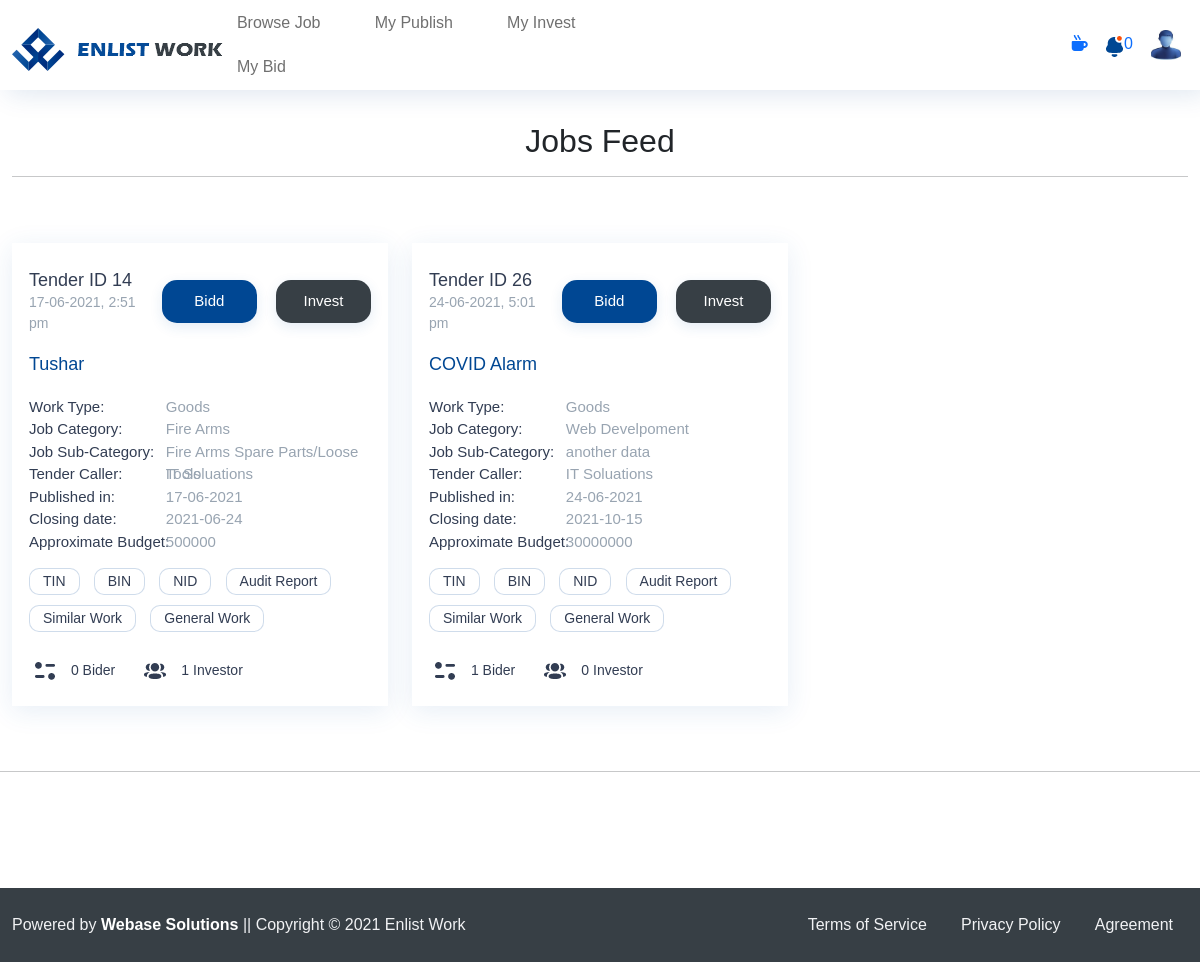
Page /index.php/browse_job/browse_all_boost_jobs on the committed database.
### tables this page shows
CREATE TABLE `job_boost_payment` (
  `id` int(11) NOT NULL,
  `user_id` int(11) NOT NULL,
  `post_id` int(11) NOT NULL,
  `account_no` varchar(20) NOT NULL,
  `txn_id` varchar(20) NOT NULL,
  `amount` varchar(20) NOT NULL,
  `status` int(11) NOT NULL,
  `created_at` timestamp NOT NULL DEFAULT current_timestamp() ON UPDATE current_timestamp()
);

CREATE TABLE `job_post` (
  `id` int(11) NOT NULL,
  `user_id` int(10) NOT NULL,
  `job_title` varchar(500) NOT NULL,
  `work_authority` varchar(191) NOT NULL,
  `work_category_id` varchar(191) NOT NULL,
  `sub_category_id` varchar(191) NOT NULL,
  `approximate_budget` varchar(100) DEFAULT NULL,
  `signup_date` varchar(191) NOT NULL,
  `work_completion_date` varchar(191) NOT NULL,
  `work_description` varchar(2000) NOT NULL,
  `qualifications` varchar(2000) NOT NULL,
  `terms_condition` varchar(2000) NOT NULL,
  `publish_date` varchar(191) NOT NULL,
  `submit_date` varchar(191) NOT NULL,
  `priority_of_works` varchar(191) NOT NULL,
  `need_bidder` varchar(100) DEFAULT NULL,
  `work_type_bidder` varchar(100) DEFAULT NULL,
  `spec` varchar(100) DEFAULT NULL,
  `catalog` varchar(100) DEFAULT NULL,
  `time` varchar(100) DEFAULT NULL,
  `workprocess` varchar(100) DEFAULT NULL,
  `manpower` varchar(100) DEFAULT NULL,
  `quotation` varchar(100) DEFAULT NULL,
  `tin_bidder` varchar(100) DEFAULT NULL,
  `bin_bidder` varchar(100) DEFAULT NULL,
  `nid_bidder` varchar(100) DEFAULT NULL,
  `taxreturn_bidder` varchar(100) DEFAULT NULL,
  `trade_licence_bidder` varchar(255) DEFAULT NULL,
  `audit_report_bidder` varchar(100) DEFAULT NULL,
  `audit_year_bidder` int(100) DEFAULT NULL,
  `similar_work_bidder` varchar(100) DEFAULT NULL,
  `similar_work_years_bidder` varchar(250) DEFAULT NULL,
  `similar_work_amount_bidder` varchar(250) DEFAULT NULL,
  `similar_work_exp_type_bidder` varchar(250) DEFAULT NULL,
  `work_order` varchar(191) DEFAULT NULL,
  `general_work_bidder` varchar(100) DEFAULT NULL,
  `security_bidder` varchar(100) DEFAULT NULL,
  `need_investor` varchar(100) DEFAULT NULL,
  `work_type_investor` varchar(100) DEFAULT NULL,
  `tin_investor` varchar(100) DEFAULT NULL,
  `bin_investor` varchar(100) DEFAULT NULL,
  `nid_investor` varchar(100) DEFAULT NULL,
  `taxreturn_investor` varchar(100) DEFAULT NULL,
  `trade_licence_investor` varchar(191) DEFAULT NULL,
  `audit_report_investor` varchar(100) DEFAULT NULL,
  `audit_year_investor` int(100) DEFAULT NULL,
  `similar_work_investor` varchar(100) DEFAULT NULL,
  `similar_work_years_investor` varchar(50) DEFAULT NULL,
  `similar_work_amount_investor` varchar(50) DEFAULT NULL,
  `similar_work_exp_type_investor` varchar(50) DEFAULT NULL,
  `general_work_investor` varchar(100) DEFAULT NULL,
  `investor_required` varchar(100) DEFAULT NULL,
  `investment_amount` varchar(100) DEFAULT NULL,
  `profit_share` varchar(100) DEFAULT NULL,
  `security_investor` varchar(100) DEFAULT NULL,
  `status` int(10) NOT NULL DEFAULT 1,
  `date_and_time` varchar(100) NOT NULL,
  `work_description_file` varchar(200) DEFAULT NULL,
  `qualifications_file` varchar(200) DEFAULT NULL,
  `terms_and_conditions_file` varchar(100) DEFAULT NULL,
  `remarks` varchar(10) NOT NULL,
  `boosted` int(11) NOT NULL
);

CREATE TABLE `master_category` (
  `id` int(10) NOT NULL,
  `category_name` varchar(60) NOT NULL,
  `status` int(10) NOT NULL
);

CREATE TABLE `master_sub_category` (
  `id` int(10) NOT NULL,
  `category_id` int(60) NOT NULL,
  `sub_category_name` varchar(60) NOT NULL,
  `status` int(10) NOT NULL
);

CREATE TABLE `basic` (
  `id` int(10) NOT NULL,
  `user_id` int(10) NOT NULL,
  `organization_name` varchar(500) NOT NULL,
  `office_address` varchar(500) NOT NULL,
  `web_address` varchar(100) NOT NULL,
  `official_contact` varchar(500) NOT NULL,
  `nid_card` varchar(100) NOT NULL,
  `tin` varchar(400) NOT NULL,
  `bin` varchar(300) NOT NULL,
  `established` varchar(20) NOT NULL,
  `number_of_employees` varchar(100) NOT NULL,
  `years_of_experiences` varchar(100) NOT NULL,
  `publisher` varchar(10) DEFAULT NULL,
  `investor` varchar(10) DEFAULT NULL,
  `bidder` varchar(10) DEFAULT NULL,
  `business_type` int(10) NOT NULL COMMENT '1=Govt,2=Private/Ltd/Group of Company,3=NGO/NPO,4=Individual',
  `company_logo` varchar(30) NOT NULL,
  `created_by` int(20) NOT NULL,
  `date_and_time` varchar(100) NOT NULL,
  `remarks` varchar(10) NOT NULL
);

### application/views/web/job/hot_jobs/hot_jobs_tpl.php (called while the page is built, shortened)
<?php $this->load->view('web/includes/head.php'); ?>
<?php $this->load->view('web/header/header.php'); ?>
<?php $this->load->view('web/job/hot_jobs/hot_jobs.php'); ?>

### application/controllers/Browse_job.php (called while the page is built, shortened)
<?php
class Browse_job extends CI_Controller
{
    public function __construct()
    {
        $this->load->model('Browse_job_model');
        $this->load->model('Job_view_model');
    }
    public function browse_all_boost_jobs()
    {
        $data['all_jobs'] = $this->Browse_job_model->browse_all_boost_job();
        $data['links'] = "";
        $this->load->view('web/job/hot_jobs/hot_jobs_tpl',$data);
    }
}

### index.php (called while the page is built, shortened)
<?php
require_once BASEPATH.'core/CodeIgniter.php';

### application/models/Browse_job_model.php (called while the page is built, shortened)
<?php
class Browse_job_model extends CI_Model
{
    public function browse_all_boost_job()
    {
        $this->db->select('job_boost_payment.*,job_post.*,basic.organization_name,master_category.category_name, master_sub_category.sub_category_name,master_work_authority.work_authority_name');
        $this->db->join('job_post', 'job_post.id =  job_boost_payment.post_id');
        $this->db->where('job_boost_payment.status', 1);
        $this->db->join('basic', 'basic.user_id = job_boost_payment.user_id', 'left');
        $this->db->join('master_category', 'master_category.id = job_post.work_category_id', 'left');
        $this->db->join('master_sub_category', 'master_sub_category.id = job_post.sub_category_id', 'left');
        $this->db->join('master_work_authority', 'master_work_authority.id = job_post.work_authority', 'left');
        $this->db->limit(5);
        $this->db->order_by('job_boost_payment.id', "desc");
        $query_result = $this->db->get('job_boost_payment');
        $result = $query_result->result();
        return $result;
    }
}

### application/models/Job_view_model.php (called while the page is built, shortened)
<?php
class Job_view_model extends CI_Model
{
    public function select_legal_information($id)
    {
        $this->db->select('*');
        $this->db->where('id', $id);
        $query_result = $this->db->get('job_post');
        $result = $query_result->row();
        return $result;
    }
    public function select_all_job_apply_bidder($id)
    {
        $this->db->select('count(id) total');
        $this->db->where('post_id', $id);
        $this->db->where('job_type', 1);
        $query_result = $this->db->get('job_apply');
        $result = $query_result->row();
        return $result;
    }
    public function select_all_job_apply_investor($id)
    {
        $this->db->select('count(id) total');
        $this->db->where('post_id', $id);
        $this->db->where('job_type', 2);
        $query_result = $this->db->get('job_apply');
        $result = $query_result->row();
        return $result;
    }
}

### application/views/web/job/hot_jobs/hot_jobs.php (the view, shortened to what this page needs)
 <main>
<section class="newjobs-area">
        <div class="container">
 <br><br>
             <br>
             <center><h2>Jobs Feed</h2></center>
             <hr>
                <div class="findwork-alljob">
                    <div id="ajaxdata" class="row">
                        <?php
                        if ($all_jobs) {
                            foreach ($all_jobs as $v_all_job) { ?>
                                <div class="col-lg-4 col-md-4">
                                <div class="findwork-singlejob">
                                    <div class="singlejob-time">
                                        <div class="singlejob-ids">
                                            <h4>Tender ID <?php echo $v_all_job->id; ?></h4>
                                            <p><?php echo $v_all_job->date_and_time; ?></p>
                                        </div>
                                        <div class="singlejob-anchors">
                                            <a href="<?php echo base_url() ?>welcome/sign_in">Bidd</a>
                                            <a href="<?php echo base_url() ?>welcome/sign_in">Invest</a>
                                        </div>
                                    </div>
                                    <h4><a href="#"><?php echo $v_all_job->job_title; ?></a></h4>
                                    <div class="singlejob-feature">
                                        <ul>
                                            <li>Work Type: <span>
                                            <?php
                                            if ($v_all_job->work_type_bidder == 1) {
                                                echo "Goods";
                                            } else if ($v_all_job->work_type_bidder == 2) {
                                                echo "Service";
                                            } else if ($v_all_job->work_type_bidder == 3) {
                                                echo "Work";
                                            } else if ($v_all_job->work_type_bidder == 4) {
                                                echo "Others";
                                            } ?>
                                        </span>
                                            </li>
                                            <li>Job Category: <span><?php echo $v_all_job->category_name; ?></span></li>
                                            <li>Job Sub-Category: <span><?php echo $v_all_job->sub_category_name; ?></span>
                                            </li>
                                            <li>Tender Caller: <span><?php echo $v_all_job->organization_name; ?></span>
                                            </li>
                                            <li>Published in: <span><?php echo $v_all_job->publish_date; ?></span></li>
                                            <li>Closing date: <span><?php echo $v_all_job->submit_date; ?></span></li>
                                            <li>Approximate Budget:
                                                <span><?php echo $v_all_job->approximate_budget; ?></span>
                                            </li>
                                        </ul>
                                    </div>
                                    <div class="singlejob-tags">
                                        <ul>
                                            <?php
                                            $legal = $this->Job_view_model->select_legal_information($v_all_job->id);
                                            ?>
                                            <?php if ($legal->tin_bidder) { ?>
                                                <li><a href="#"><?php echo $legal->tin_bidder; ?></a></li>
                                            <?php } ?>
                                            <?php if ($legal->bin_bidder) { ?>
                                                <li><a href="#"><?php echo $legal->bin_bidder; ?></a></li>
                                            <?php } ?>
                                            <?php if ($legal->nid_bidder) { ?>
                                                <li><a href="#"><?php echo $legal->nid_bidder; ?></a></li>
                                            <?php } ?>
                                            <?php if ($legal->audit_report_bidder == 1) { ?>
                                                <li><a href="#"><?php echo "Audit Report"; ?></a></li>
                                            <?php } ?>
                                            <?php if ($legal->similar_work_bidder == 1) { ?>
                                                <li><a href="#"><?php echo "Similar Work"; ?></a></li>
                                            <?php } ?>
                                            <?php if ($legal->general_work_bidder == 1) { ?>
                                                <li><a href="#"><?php echo "General Work"; ?></a></li>
                                            <?php } ?>
                                        </ul>
                                    </div>
                                    <div class="singlejob-pay">
                                        <?php
                                        $bidder_count = $this->Job_view_model->select_all_job_apply_bidder($v_all_job->id);
                                        $investor_count = $this->Job_view_model->select_all_job_apply_investor($v_all_job->id);
                                        ?>
                                        <ul>
                                            <li><a href="#"><img src="<?php echo base_url() ?>web_assets/images/bidder.png"
                                                                 alt="image">
                                                    <?php echo $bidder_count->total; ?>
                                                    Bider</a></li>
                                            <li><a href="#"><img
                                                        src="<?php echo base_url() ?>web_assets/images/investor.png"
                                                        alt="image"> <?php echo $investor_count->total; ?> Investor</a>
                                            </li>
                                        </ul>
                                    </div>
                                </div>
                                </div>
                            <?php } ?>
                        <?php } else { ?>
                            <p>Sorry..!! There is no such jobs....</p>
                        <?php } ?>
                    </div>
                </div>
            </div>
            <br>
            <hr>
</section>
</main>

### web_assets/style.css (style rules this page uses)
.container { max-width: 1300px !important; }
h1, h2, h3, h4, h5, h6, label { margin: 0; font-family: 'Sora', sans-serif; }
p { margin: 0; font-family: 'Sora', sans-serif; }
ul { margin: 0; padding: 0; list-style: none; }
a { text-decoration: none; font-family: 'Prompt', sans-serif; }
.newjobs-area { overflow: hidden; padding: 50px 0px; padding-bottom: 100px; }
.newjobs-area .findwork-singlejob { background: #fff !important; box-shadow: 0px 5px 25px #2566AF1C; height: 100%; }
.findwork-alljob .findwork-singlejob { height: 95%; margin-bottom: 5%; }
.newjobs-area .singlejob-pay ul li { padding: 4px; padding-right: 20px; }
.findwork-alljob { padding-top: 50px; }
.findwork-singlejob { padding: 25px 17px; box-sizing: border-box; }
.findwork-singlejob:nth-child(odd) { background: #F0F4F9; }
.singlejob-time { display: flex; align-items: center; padding-bottom: 15px; }
.singlejob-ids { width: 50%; }
.singlejob-ids h4 { font-size: 18px; color: #323D53; margin-bottom: 0px; line-height: 24px; }
.singlejob-ids p { margin-bottom: 0px; font-size: 14px; color: #98A4B1; }
.singlejob-anchors { width: 101%; text-align: right; }
.singlejob-anchors a { display: inline-block; margin-left: 15px; text-decoration: none; font-size: 15px; font-weight: 400; color: #fff; background: #004793; padding: 10px 15px; box-shadow: 0px 4px 13px #2566AF1F; border-radius: 15px; text-align: center; width: 95px; }
.singlejob-anchors a:nth-child(2) { background: #373F45 }
.findwork-singlejob h4 a { display: block; color: #004793; padding: 5px 0px; margin-bottom: 15px; font-size: 18px; }
.singlejob-feature ul li { display: block; color: #323D53; font-size: 15px; font-family: 'Sora', sans-serif; position: relative; }
.singlejob-feature ul li span { color: #98A4B1; position: absolute; left: 40%; }
.singlejob-tags { padding-top: 15px; padding-bottom: 10px; }
.singlejob-tags ul li { display: inline-block; padding-right: 10px; padding-bottom: 10px; }
.singlejob-tags ul li a { display: inline-block; border: 1px solid #00479330; font-size: 14px; padding: 2px 13px; color: #323D53; border-radius: 10px; background: #FFFFFF; }
.singlejob-pay ul li { display: inline-block; padding: 4px 15px; }
.singlejob-pay ul li a { display: inline-block; font-size: 14px; color: #323D53; }
.singlejob-pay ul li a img { margin-right: 10px; }

### rows in the picture
job_boost_payment: job_post.id "14", job_post.date_and_time "17-06-2021, 2:51 pm", job_post.job_title "Tushar", master_category.category_name "Fire Arms", master_sub_category.sub_category_name "Fire Arms Spare Parts/Loose Tools", basic.organization_name "IT Soluations", job_post.publish_date "17-06-2021", job_post.submit_date "2021-06-24", job_post.approximate_budget "500000", job_post.tin_bidder "TIN", job_post.bin_bidder "BIN", job_post.nid_bidder "NID", total "0", total "1"
job_boost_payment: job_post.id "26", job_post.date_and_time "24-06-2021, 5:01 pm", job_post.job_title "COVID Alarm", master_category.category_name "Web Develpoment", master_sub_category.sub_category_name "another data", basic.organization_name "IT Soluations", job_post.publish_date "24-06-2021", job_post.submit_date "2021-10-15", job_post.approximate_budget "30000000", job_post.tin_bidder "TIN", job_post.bin_bidder "BIN", job_post.nid_bidder "NID", total "1", total "0"

### other values in the picture
$total + $total1 +$total2+$total3 "0"
